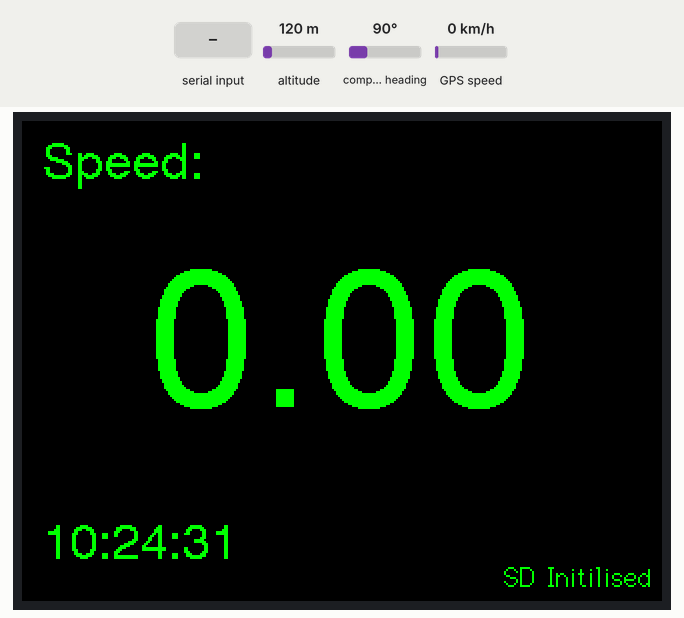
This sketch was run on a simulated ESP32. Parts: 320×240 colour display. Inputs (shaded band) come from the test bench; at power-on: GPS speed 0 km/h, altitude 120 m, compass heading 90°. Storage starts empty; the GPS gets a fix after 3 s at 37.7749, -122.4194 with 8 satellites; what the sketch prints to the serial monitor is not drawn.

Above: at 1.9 s.
2.0 s: "!PrintGPS" received over Serial
6.2 s: GPS speed set to 2 km/h
At 7.9 s:
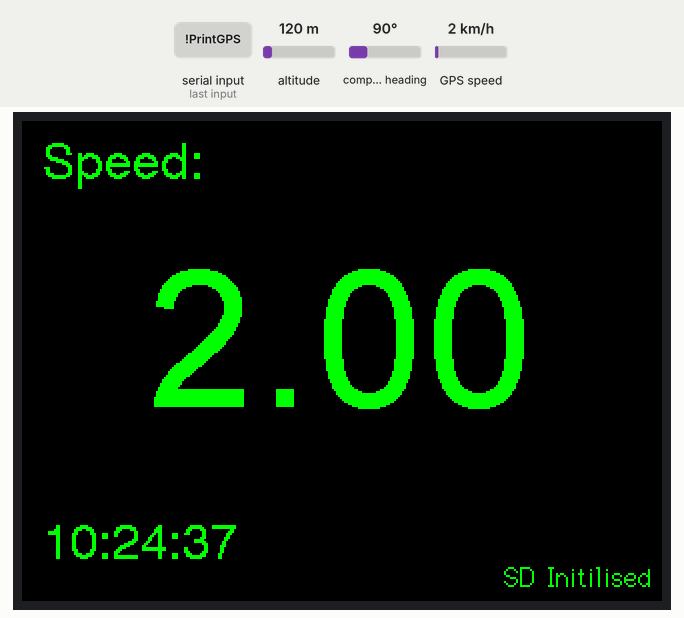
9.6 s: GPS speed set to 30 km/h
At 10.9 s:
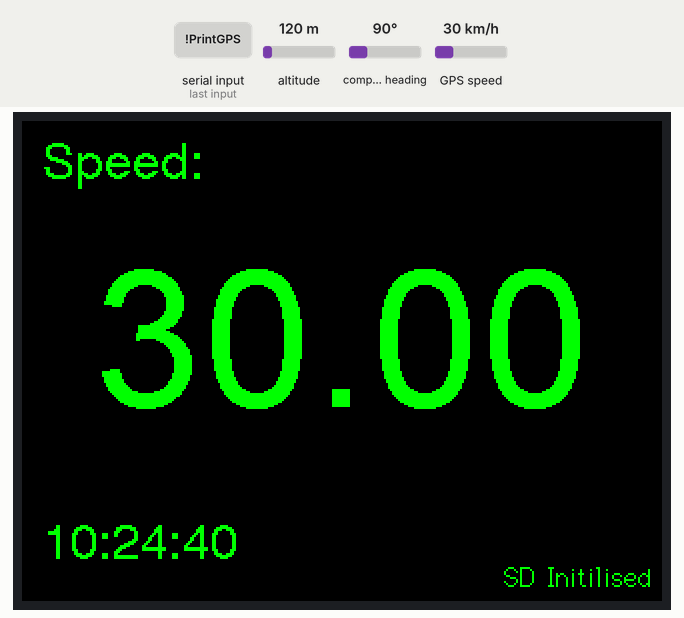
12.6 s: GPS speed set to 60 km/h
At 13.4 s:
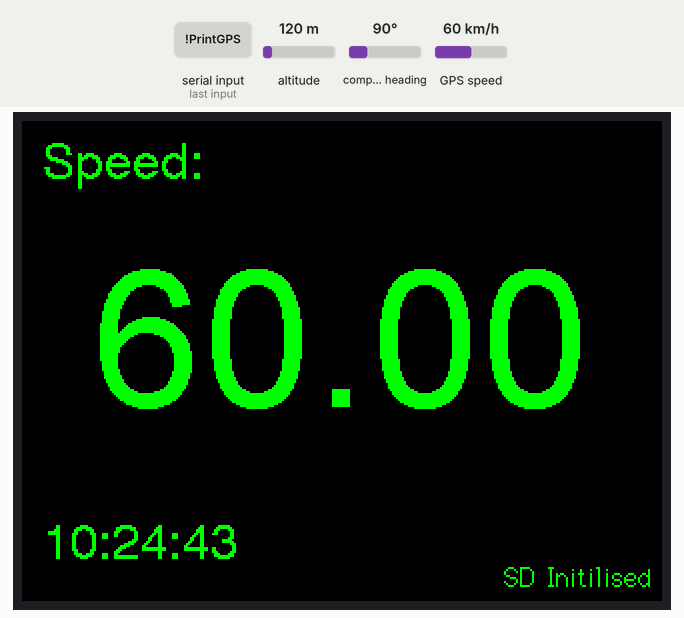
Timing chart, 0 to 15.6 s (numbered marks = the images above; inputs shaded):
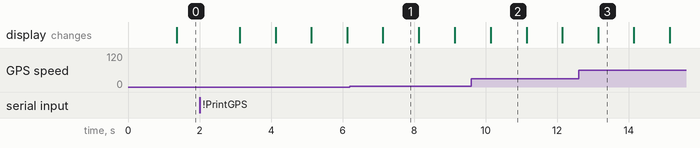

The sketch:

CYD_MiniGPS_V2.ino
```cpp
/*
Pinout:
Module | Pin  | ESP32
---------------------
GPS    | TX   | 35
GPS    | RX   | 22
All Modules Are 5V Compatable

Libraries:
TFT_eSPI - Bodmer
XPT2046_Touchscreen - Paul Stroffregen

Board:
ESP32 Dev Module
*/

//Libraries============================
#include <SPI.h>
#include <TFT_eSPI.h>
#include <XPT2046_Touchscreen.h>

#include <TinyGPS++.h>
#include <SoftwareSerial.h>

#include <SD.h>

#include "ExtraData.h"
//=====================================

//Global Variables=====================
//TFT Screen
#define XPT2046_IRQ 36
#define XPT2046_MOSI 32
#define XPT2046_MISO 39
#define XPT2046_CLK 25
#define XPT2046_CS 33

#define SCREEN_WIDTH 320
#define SCREEN_HEIGHT 240
#define FONT_SIZE 4

//GPS
int RXPin = 35;
int TXPin = 22;
int GPSBaud = 9600;
bool GPSFix = false;
bool PrintGPS = false;

//Non-Blocking delays
unsigned long previousMillis1 = 0UL;
unsigned long interval1 = 1000UL;
unsigned long previousMillis2 = 0UL;
unsigned long interval2 = 10000UL;
//=====================================

//Object Instances=====================
//TFT Screen
TFT_eSPI tft = TFT_eSPI();
SPIClass touchscreenSPI = SPIClass(VSPI);
XPT2046_Touchscreen touchscreen(XPT2046_CS, XPT2046_IRQ);

//GPS
TinyGPSPlus gps;
SoftwareSerial gpsSerial(RXPin, TXPin);

//SD
File myFile;

//Data Storage
ExtraData Data;
//=====================================


void setup() {
  Serial.begin(115200);
  Serial.println("Starting...");
  ScreenSetup(XPT2046_CLK, XPT2046_MISO, XPT2046_MOSI, XPT2046_CS, 1);
  GPSSetup();
  SDSetup();
}

void loop() {
  unsigned long currentMillis = millis();

  //Simple Command check
  if (Serial.available() > 0) {
    String IncomingData = Serial.readString();
    IncomingData.trim();
    if (IncomingData == "!PrintGPS") {
      PrintGPS = !PrintGPS;
    }
  }


  GPSLoop(PrintGPS);

  //Runs every 1 seconds
  if (currentMillis - previousMillis1 > interval1) {
    DisplayLoop();

    previousMillis1 = currentMillis;
  }


  //Runs every 10 seconds
  if (currentMillis - previousMillis2 > interval2) {
    SDLoop();
    previousMillis2 = currentMillis;
  }
}


void ScreenSetup(int CLK, int MISO, int MOSI, int CS, int Rotation) {
  touchscreenSPI.begin(CLK, MISO, MOSI, CS);
  touchscreen.begin(touchscreenSPI);
  touchscreen.setRotation(Rotation);

  tft.init();
  tft.setRotation(Rotation);
  tft.fillScreen(TFT_BLACK);
  tft.setTextColor(TFT_GREEN, TFT_BLACK);
}

void GPSSetup() {
  gpsSerial.begin(GPSBaud);
}

void SDSetup() {

  int centerX = SCREEN_WIDTH / 2;
  int centerY = SCREEN_HEIGHT / 2;
  int oppX = SCREEN_WIDTH - 5;
  int oppY = SCREEN_HEIGHT - 20;
  if (!SD.begin()) {
    Serial.println("SD not starting");
    tft.drawCentreString("SD not starting", centerX, centerY, 4);
    while (true) {
      ;
      ;
    }
  }
  tft.drawRightString("SD Initilised", oppX, oppY, 2);
}

void ClearScreen(int Color) {
  tft.fillRect(0, 0, SCREEN_WIDTH - 10, SCREEN_HEIGHT - 20, Color);
  tft.fillRect(0, 200, 230, SCREEN_HEIGHT, Color);
}

void GPSLoop(bool print) {
  while (gpsSerial.available() > 0) {
    if (gps.encode(gpsSerial.read())) {
      Data.Lat = gps.location.lat();
      Data.Long = gps.location.lng();
      Data.Speed = gps.speed.kmph();

      Data.GPS_Year = gps.date.year();
      Data.GPS_Month = gps.date.month();
      Data.GPS_Day = gps.date.day();
      Data.GPS_Hour = gps.time.hour();
      Data.GPS_Minute = gps.time.minute();
      Data.GPS_Second = gps.time.second();

      if (Data.Lat != 0 || Data.Long != 0) {
        GPSFix == true;
      }

      if (print) {
        Serial.print("Latitude: ");
        Serial.println(gps.location.lat(), 6);
        Serial.print("Longitude: ");
        Serial.println(gps.location.lng(), 6);
        Serial.print("Speed: ");
        Serial.println(gps.speed.kmph(), 2);
      }
    }
  }
}


void DisplayLoop() {
  int centerX = SCREEN_WIDTH / 2;
  int centerY = SCREEN_HEIGHT / 2;
  int oppX = SCREEN_WIDTH;
  int oppY = SCREEN_HEIGHT;

  ClearScreen(TFT_BLACK);

  tft.drawString("Speed: ", 10, 10, 4);
  tft.drawCentreString(String(Data.Speed), centerX, 70, 8);

  tft.drawString(Data.Time_string_HMS_edited(12), 10, 200, 4);

  if (GPSFix) {
    tft.drawRightString("GPS Fix", centerX, oppY - 40, 2);
  }
}

void SDLoop() {
 myFile = SD.open("/Data.csv", FILE_APPEND);
 String DataToWrite = Data.Time_string_HMS_edited(12-24) + "," + String(Data.Lat, 8) + "," + String(Data.Long, 8) + "," + String(Data.Speed, 2);
 if(myFile) {
  myFile.println(DataToWrite);
  myFile.close();
 }
}
```

ExtraData.h
```cpp
#include "Arduino.h"
#include "WString.h"
class ExtraData {
public:
  float Speed;
  double Lat;
  double Long;

  String GPS_Year;
  String GPS_Month;
  String GPS_Day;

  String GPS_Hour;
  String GPS_Minute;
  String GPS_Second;

public:
  String Date_string() {
    return String(GPS_Day) + ":" + String(GPS_Month) + ":" + String(GPS_Year);
  }

  String Time_string_HMS_edited(int TZ) {
    // Convert UTC time to your local timezone (for example, UTC+5)
    int localHour = (GPS_Hour.toInt() + TZ) % 24;  // Replace 5 with your UTC offset
    if (localHour < 0) localHour += 24;            // Handle negative values
    String amPm = (localHour < 12) ? "AM" : "PM";

    if (localHour > 12) {
      localHour -= 12;
    } else if (localHour == 0) {
      localHour = 12;
    }

    // Convert hour, minute, and second to strings and add leading zeros if necessary
    String hourStr = (localHour < 10) ? "0" + String(localHour) : String(localHour);
    String minuteStr = (GPS_Minute.toInt() < 10) ? "0" + String(GPS_Minute) : String(GPS_Minute);
    String secondStr = (GPS_Second.toInt() < 10) ? "0" + String(GPS_Second) : String(GPS_Second);

    return hourStr + ":" + minuteStr + ":" + secondStr;
  }

  String DateTimeString() {
    return Date_string() + "-" + Time_string_HMS_edited(12);
  }

  String SDData() {
    return DateTimeString() + ',' + String(Lat, 8) + ',' + String(Long, 8) + ',' + String(Speed, 2);
  }


};
```

Measured:
- what the display in image 1 shows lasts 1.0 s, from 7.1 s to 8.1 s
